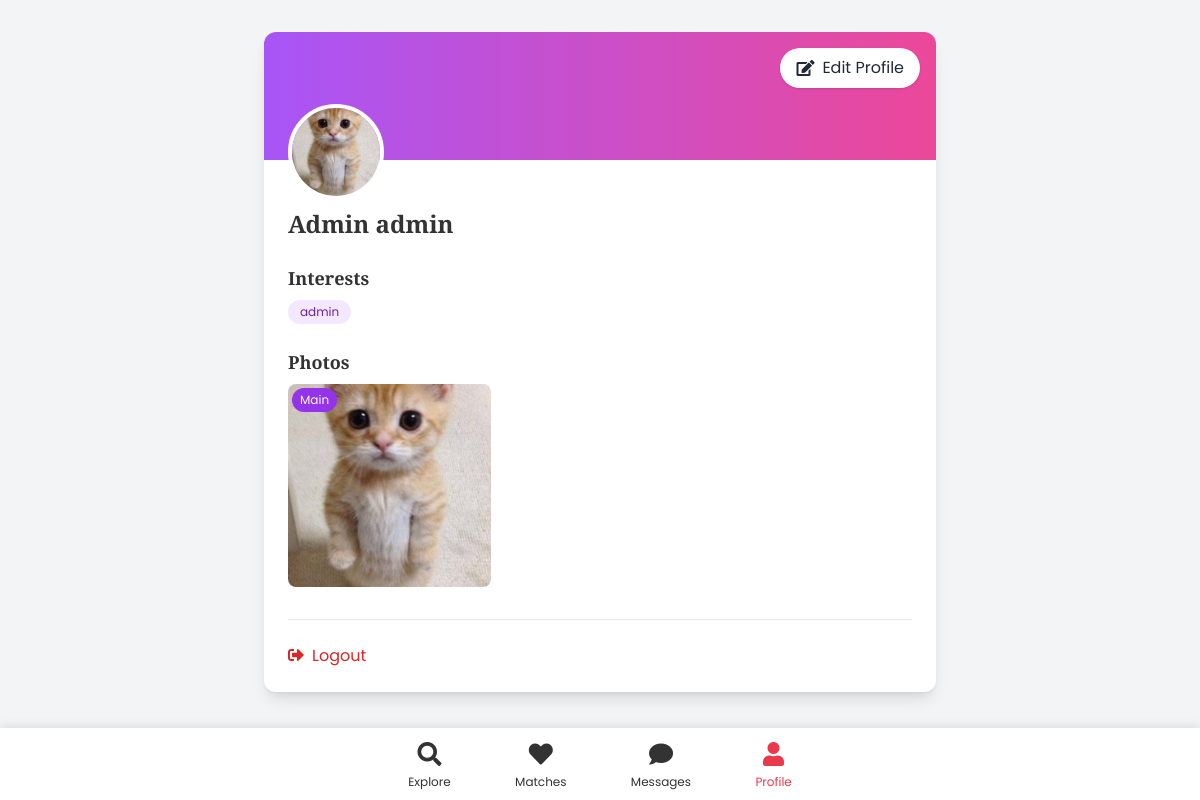
/profile/ (signed in), run on the app's committed database.
### app/models.py (models this page shows, shortened)
class UserProfile(models.Model):
    GENDER_CHOICES = (
        ('M', 'Male'),
        ('F', 'Female'),
        ('O', 'Other'),
    )
    user = models.OneToOneField(User, on_delete=models.CASCADE, related_name='profile')
    bio = models.TextField(max_length=500, blank=True)
    birth_date = models.DateField(null=True, blank=True)
    gender = models.CharField(max_length=1, choices=GENDER_CHOICES)
    location = models.CharField(max_length=100, blank=True)
    occupation = models.CharField(max_length=100, blank=True)
    profile_picture = models.ImageField(upload_to='profile_pics/', null=True, blank=True)
    interests = models.ManyToManyField(Interest, blank=True)
    latitude = models.FloatField(null=True, blank=True)
    longitude = models.FloatField(null=True, blank=True)
    last_active = models.DateTimeField(auto_now=True)
    def age(self):
        from datetime import date
        if self.birth_date:
            today = date.today()
            return today.year - self.birth_date.year - ((today.month, today.day) < (self.birth_date.month, self.birth_date.day))
        return None
    def get_additional_pictures(self):
        return self.pictures.all()

class Interest(models.Model):
    name = models.CharField(max_length=50, unique=True)
    def __str__(self):
        return self.name

### app/views.py (the view)
# urls.py: path('profile/', views.profile, name='profile'),
@login_required
def profile(request):
    user_profile = request.user.profile
    additional_pictures = user_profile.get_additional_pictures()
    if request.method == 'POST':
        form = UserProfileForm(request.POST, request.FILES, instance=user_profile)
        picture_form = UserPictureForm(request.POST, request.FILES)
        if form.is_valid():
            form.save()  # This will now save both profile and user name changes
            if picture_form.is_valid() and request.FILES.getlist('image'):
                next_order = 1
                if additional_pictures.exists():
                    next_order = additional_pictures.order_by('-order').first().order + 1
                for index, image in enumerate(request.FILES.getlist('image')):
                    UserPicture.objects.create(
                        user_profile=user_profile,
                        image=image,
                        order=next_order + index
                    )
            messages.success(request, 'Profile updated successfully!')
            return redirect('profile')
    else:
        initial_data = {
            'first_name': user_profile.user.first_name,
            'last_name': user_profile.user.last_name
        }
        form = UserProfileForm(instance=user_profile, initial=initial_data)
        picture_form = UserPictureForm()
    return render(request, 'app/profile.html', {
        'profile': user_profile,
        'form': form,
        'picture_form': picture_form,
        'additional_pictures': additional_pictures
    })

### templates/app/profile.html (shortened to what this page needs)
{% extends 'app/base.html' %}
{% block content %}
<div class="container mx-auto px-4 py-8 mb-20">
    <div class="max-w-2xl mx-auto">
        <div class="bg-white rounded-xl shadow-lg overflow-hidden">
            <div class="relative">
                <div class="h-32 bg-gradient-to-r from-purple-500 to-pink-500"></div>
                <div class="absolute -bottom-10 left-6">
                    {% if profile.profile_picture %}
                    <img alt="Your profile picture" class="w-24 h-24 rounded-full object-cover border-4 border-white" src="{{ profile.profile_picture.url }}"/>
                    {% else %}
                    <div class="w-24 h-24 rounded-full bg-gray-200 flex items-center justify-center border-4 border-white">
                        <i class="fas fa-user text-3xl text-gray-400"></i>
                    </div>
                    {% endif %}
                </div>
                <div class="absolute top-4 right-4">
                    <button id="edit-profile-btn" class="bg-white text-gray-800 rounded-full px-4 py-2 flex items-center shadow hover:bg-gray-100">
                        <i class="fas fa-edit mr-2"></i>
                        Edit Profile
                    </button>
                </div>
            </div>
            <div class="p-6 pt-12">
                <h1 class="text-2xl font-bold">
                    {{ user.first_name }} {{ user.last_name }}
                </h1>
                {% if profile.interests.all %}
                <div class="mt-6">
                    <h2 class="text-lg font-semibold mb-2">Interests</h2>
                    <div class="flex flex-wrap gap-2">
                        {% for interest in profile.interests.all %}
                        <span class="bg-purple-100 text-purple-800 text-xs px-3 py-1 rounded-full">{{ interest.name }}</span>
                        {% endfor %}
                    </div>
                </div>
                {% endif %}
                <div class="mt-6">
                    <h2 class="text-lg font-semibold mb-2">Photos</h2>
                    <div class="grid grid-cols-3 gap-2">
                        {% if profile.profile_picture %}
                        <div class="relative aspect-square">
                            <img class="w-full h-full object-cover rounded-lg" src="{{ profile.profile_picture.url }}" alt="Primary profile picture">
                            <div class="absolute top-1 left-1 bg-purple-600 text-white text-xs rounded-full px-2 py-1">
                                Main
                            </div>
                        </div>
                        {% endif %}
                    </div>
                </div>
                <div class="mt-8 pt-6 border-t">
                    <a href="{% url 'logout' %}" class="text-red-600 hover:text-red-800">
                        <i class="fas fa-sign-out-alt mr-2"></i>Logout
                    </a>
                </div>
            </div>
        </div>
    </div>
</div>
{% endblock %}

### templates/app/base.html (style rules this page uses)
:root { --primary-purple: #9b87f5; --secondary-purple: #7E69AB; --light-purple: #D6BCFA; --affair-pink: #FFDEE2; --affair-peach: #FDE1D3; --affair-red: #ea384c; --dark-text: #333; --light-text: #fff; --medium-text: #666; --gray-text: #888; --box-shadow: 0 10px 30px rgba(0, 0, 0, 0.1); --border-radius: 10px; --section-padding: 5rem 1rem; }
body { font-family: 'Poppins', sans-serif; color: var(--dark-text); line-height: 1.6; overflow-x: hidden; }
h1, h2, h3, h4, h5, h6 { font-family: 'Playfair Display', serif; font-weight: 600; line-height: 1.2; }

### data on the page
UserProfile: profile_picture (picture)
Interest: name "admin"

### other printed values
{{ user.first_name }} "Admin"
{{ user.last_name }} "admin"
